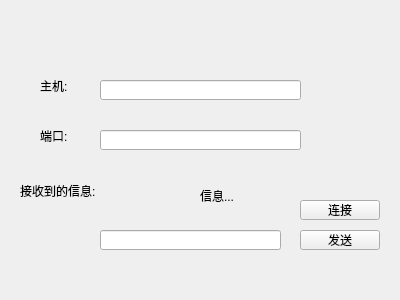
<?xml version="1.0" encoding="UTF-8"?>
<ui version="4.0">
 <class>Widget</class>
 <widget class="QWidget" name="Widget">
  <property name="geometry">
   <rect>
    <x>0</x>
    <y>0</y>
    <width>400</width>
    <height>300</height>
   </rect>
  </property>
  <property name="windowTitle">
   <string>Widget</string>
  </property>
  <widget class="QLabel" name="label">
   <property name="geometry">
    <rect>
     <x>40</x>
     <y>80</y>
     <width>54</width>
     <height>12</height>
    </rect>
   </property>
   <property name="text">
    <string>主机:</string>
   </property>
  </widget>
  <widget class="QLabel" name="label_2">
   <property name="geometry">
    <rect>
     <x>40</x>
     <y>130</y>
     <width>54</width>
     <height>12</height>
    </rect>
   </property>
   <property name="text">
    <string>端口:</string>
   </property>
  </widget>
  <widget class="QLineEdit" name="hostLineEdit">
   <property name="geometry">
    <rect>
     <x>100</x>
     <y>80</y>
     <width>201</width>
     <height>20</height>
    </rect>
   </property>
  </widget>
  <widget class="QLineEdit" name="portLineEdit">
   <property name="geometry">
    <rect>
     <x>100</x>
     <y>130</y>
     <width>201</width>
     <height>20</height>
    </rect>
   </property>
  </widget>
  <widget class="QLabel" name="label_3">
   <property name="geometry">
    <rect>
     <x>20</x>
     <y>180</y>
     <width>221</width>
     <height>21</height>
    </rect>
   </property>
   <property name="text">
    <string>接收到的信息:</string>
   </property>
  </widget>
  <widget class="QLabel" name="label_4">
   <property name="geometry">
    <rect>
     <x>200</x>
     <y>180</y>
     <width>141</width>
     <height>31</height>
    </rect>
   </property>
   <property name="text">
    <string>信息...</string>
   </property>
  </widget>
  <widget class="QLineEdit" name="sendLineEdit">
   <property name="geometry">
    <rect>
     <x>100</x>
     <y>230</y>
     <width>181</width>
     <height>20</height>
    </rect>
   </property>
  </widget>
  <widget class="QPushButton" name="pushButton">
   <property name="geometry">
    <rect>
     <x>300</x>
     <y>230</y>
     <width>80</width>
     <height>20</height>
    </rect>
   </property>
   <property name="text">
    <string>发送</string>
   </property>
  </widget>
  <widget class="QPushButton" name="pushButton_2">
   <property name="geometry">
    <rect>
     <x>300</x>
     <y>200</y>
     <width>80</width>
     <height>20</height>
    </rect>
   </property>
   <property name="text">
    <string>连接</string>
   </property>
  </widget>
 </widget>
 <layoutdefault spacing="6" margin="11"/>
 <resources/>
 <connections/>
</ui>
